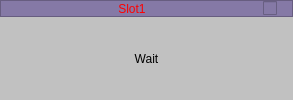
<?xml version="1.0" encoding="UTF-8"?>
<ui version="4.0">
 <class>Form</class>
 <widget class="QWidget" name="Form">
  <property name="geometry">
   <rect>
    <x>0</x>
    <y>0</y>
    <width>293</width>
    <height>100</height>
   </rect>
  </property>
  <property name="windowTitle">
   <string>Form</string>
  </property>
  <layout class="QVBoxLayout" name="verticalLayout">
   <property name="spacing">
    <number>0</number>
   </property>
   <property name="leftMargin">
    <number>0</number>
   </property>
   <property name="topMargin">
    <number>0</number>
   </property>
   <property name="rightMargin">
    <number>0</number>
   </property>
   <property name="bottomMargin">
    <number>0</number>
   </property>
   <item>
    <widget class="QFrame" name="frame">
     <property name="sizePolicy">
      <sizepolicy hsizetype="Preferred" vsizetype="Preferred">
       <horstretch>0</horstretch>
       <verstretch>1</verstretch>
      </sizepolicy>
     </property>
     <property name="styleSheet">
      <string notr="true">background-color: rgb(133, 121, 166);</string>
     </property>
     <property name="frameShape">
      <enum>QFrame::StyledPanel</enum>
     </property>
     <property name="frameShadow">
      <enum>QFrame::Raised</enum>
     </property>
     <layout class="QHBoxLayout" name="horizontalLayout">
      <property name="spacing">
       <number>0</number>
      </property>
      <property name="leftMargin">
       <number>0</number>
      </property>
      <property name="topMargin">
       <number>0</number>
      </property>
      <property name="rightMargin">
       <number>0</number>
      </property>
      <property name="bottomMargin">
       <number>0</number>
      </property>
      <item>
       <widget class="QLabel" name="lb_slotName">
        <property name="sizePolicy">
         <sizepolicy hsizetype="Preferred" vsizetype="Preferred">
          <horstretch>9</horstretch>
          <verstretch>0</verstretch>
         </sizepolicy>
        </property>
        <property name="styleSheet">
         <string notr="true">color: rgb(255, 0, 0);
background-color: rgb(133, 121, 166);</string>
        </property>
        <property name="text">
         <string>Slot1</string>
        </property>
        <property name="alignment">
         <set>Qt::AlignCenter</set>
        </property>
       </widget>
      </item>
      <item>
       <widget class="QCheckBox" name="cb_checkEnable">
        <property name="sizePolicy">
         <sizepolicy hsizetype="Minimum" vsizetype="Fixed">
          <horstretch>1</horstretch>
          <verstretch>0</verstretch>
         </sizepolicy>
        </property>
        <property name="text">
         <string/>
        </property>
       </widget>
      </item>
     </layout>
    </widget>
   </item>
   <item>
    <widget class="QLabel" name="lb_ShowSN">
     <property name="sizePolicy">
      <sizepolicy hsizetype="Preferred" vsizetype="Preferred">
       <horstretch>0</horstretch>
       <verstretch>5</verstretch>
      </sizepolicy>
     </property>
     <property name="styleSheet">
      <string notr="true">font: 75 18pt &quot;Songti SC&quot;;
background-color: rgb(193, 193, 193);</string>
     </property>
     <property name="text">
      <string>Wait</string>
     </property>
     <property name="alignment">
      <set>Qt::AlignCenter</set>
     </property>
    </widget>
   </item>
  </layout>
 </widget>
 <resources/>
 <connections/>
</ui>
